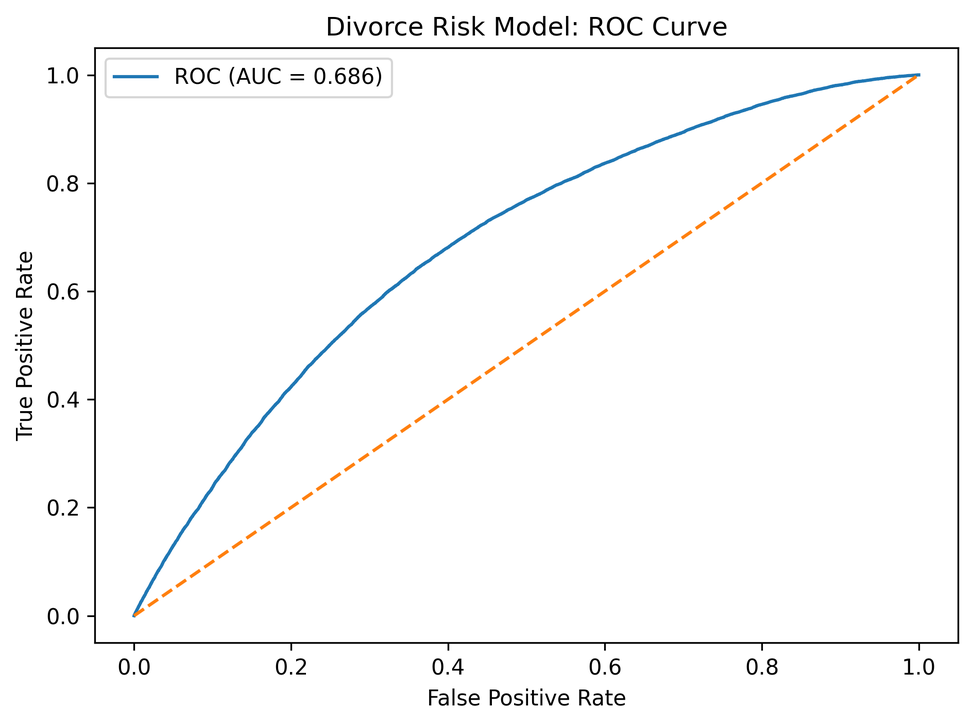
#> input picture visuals/logit_divorce_roc.png, 973 x 725 px, shrunk from 1889 x 1409 before the run; its folder holds 7 pictures in this run
$ python generate_report.py
#> lines starting #> are read from the running program, lines starting #| are printed output that depends on the picture
"""
generate_report.py

Assembles a 3-page PDF presentation from project visuals and findings.

Requires visuals/*.png files — run the analysis pipeline first:
    python eda_narrative.py
    python -m src.risk_model
    python -m src.payoff_model

Output: outputs/report.pdf
"""

import os
import matplotlib.pyplot as plt
import matplotlib.image as mpimg
from matplotlib.backends.backend_pdf import PdfPages

VISUALS_DIR = "visuals"
OUTPUT_DIR = "outputs"
GREEN = "#86BC25"
DARK = "#1A1A1A"
LIGHT = "#F7F7F7"
MID = "#CCCCCC"


def _img(filename):
#> called with filename = 'logit_divorce_roc.png'
    path = os.path.join(VISUALS_DIR, filename)
    return mpimg.imread(path) if os.path.exists(path) else None
#> returned value is the input picture: shape (725, 973, 4) float32; mean R, G, B, A 0.979, 0.979, 0.979, 1


def _place_image(fig, img, rect, placeholder_text="Run pipeline to generate"):
    ax = fig.add_axes(rect)
    ax.axis("off")
    if img is not None:
        ax.imshow(img)
    else:
        ax.set_facecolor(LIGHT)
        ax.text(0.5, 0.5, placeholder_text, ha="center", va="center",
                fontsize=9, color=MID, style="italic", transform=ax.transAxes)


def _header(fig, title, page_label):
    ax = fig.add_axes([0, 0.935, 1, 0.065])
    ax.set_facecolor(GREEN)
    ax.axis("off")
    ax.text(0.02, 0.5, title, color="white", fontsize=13, fontweight="bold",
            va="center", transform=ax.transAxes)
    ax.text(0.98, 0.5, f"Expected Value of Marriage Analysis  |  {page_label}",
            color="white", fontsize=8.5, va="center", ha="right",
            transform=ax.transAxes)


def _footer_box(fig, rows, rect):
    """Render a list of (label, body) bullet rows in a shaded box."""
    ax = fig.add_axes(rect)
    ax.set_facecolor(LIGHT)
    ax.axis("off")
    y = 0.90
    for label, body in rows:
        ax.text(0.015, y, f"\u2022 {label}:", fontsize=9, fontweight="bold",
                color=GREEN, va="top", transform=ax.transAxes)
        ax.text(0.17, y, body, fontsize=9, color=DARK, va="top",
                transform=ax.transAxes, wrap=True)
        y -= 0.22


# -----------------------------------------------------------------------
# Page 1 — Model Performance
# -----------------------------------------------------------------------

def _page_model_performance(pdf):
    fig = plt.figure(figsize=(13, 9), facecolor="white")
    _header(fig, "Model Performance", "1 / 3")

    _place_image(fig, _img("logit_divorce_roc.png"),         [0.03, 0.34, 0.44, 0.57])
    _place_image(fig, _img("logit_feature_importance.png"),  [0.52, 0.34, 0.45, 0.57])

    # Metrics table
    ax = fig.add_axes([0.03, 0.02, 0.94, 0.29])
    ax.set_facecolor(LIGHT)
    ax.axis("off")

    headers = ["Metric", "Value", "Interpretation"]
    rows = [
        ("ROC AUC",          "0.687",              "Acceptable discrimination (0.5 = random)"),
        ("Brier Score",      "0.093",              "Good probabilistic calibration"),
        ("5-Fold CV AUC",    "0.687 \u00b1 0.001", "Highly stable — no overfitting detected"),
        ("vs. Random Forest","< 0.01 AUC gap",     "Logistic retained: interpretable log-odds coefficients, better calibration"),
    ]

    col_x = [0.01, 0.18, 0.42]
    y = 0.88
    for j, h in enumerate(headers):
        ax.text(col_x[j], y, h, fontsize=9.5, fontweight="bold", color=GREEN,
                va="top", transform=ax.transAxes)
    ax.plot([0.01, 0.99], [0.72, 0.72], color=GREEN, linewidth=1,
            transform=ax.transAxes, clip_on=False)
    y = 0.65
    for label, value, interp in rows:
        ax.text(col_x[0], y, label,  fontsize=9,   color=DARK, va="top", transform=ax.transAxes)
        ax.text(col_x[1], y, value,  fontsize=9,   color=DARK, va="top", transform=ax.transAxes)
        ax.text(col_x[2], y, interp, fontsize=8.5, color=DARK, va="top", transform=ax.transAxes)
        y -= 0.19

    pdf.savefig(fig, bbox_inches="tight")
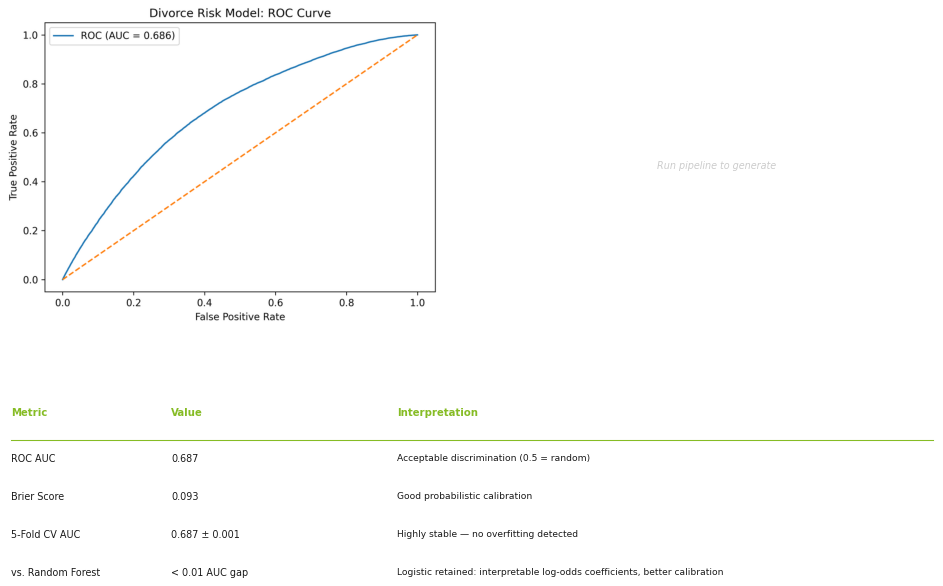
#> figure drawn by matplotlib, 2 panels
    plt.close(fig)


# -----------------------------------------------------------------------
# Page 2 — Key Findings
# -----------------------------------------------------------------------

def _page_key_findings(pdf):
    fig = plt.figure(figsize=(13, 9), facecolor="white")
    _header(fig, "Key Findings — Divorce Risk and Economic Effects", "2 / 3")

    _place_image(fig, _img("divorce_rate_by_education.png"), [0.03, 0.34, 0.44, 0.57])
#> call 3 of _img, with filename = 'divorce_rate_by_education.png'
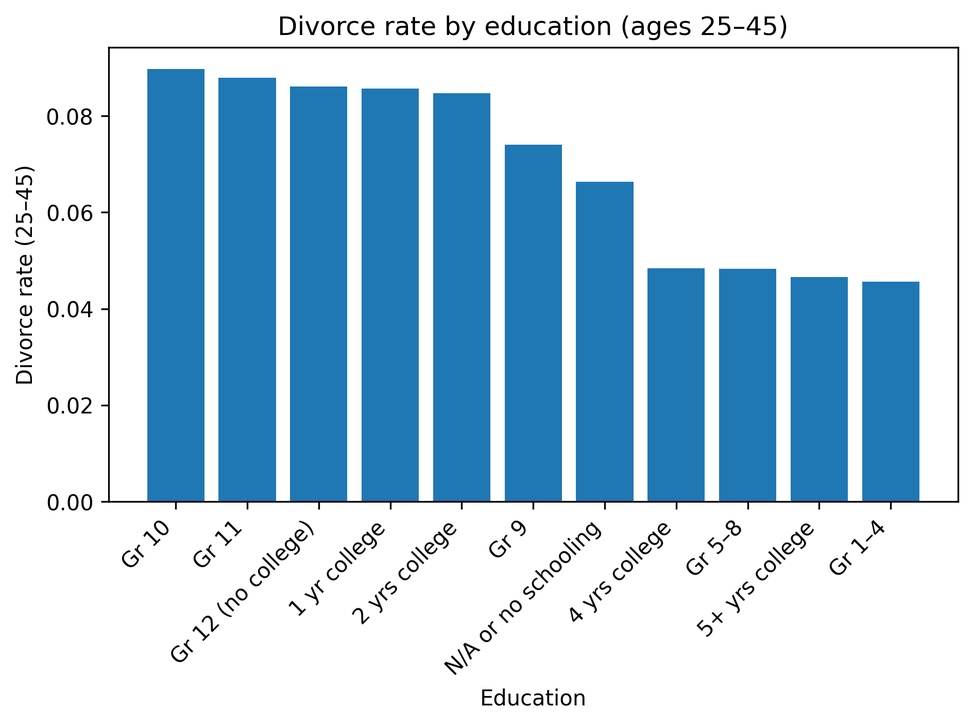
#> input picture visuals/divorce_rate_by_education.png, 973 x 725 px, shrunk from 1889 x 1408 before the run
#> in _img, returned value is the input picture: shape (725, 973, 4) float32; mean R, G, B, A 0.717, 0.82, 0.893, 1
    _place_image(fig, _img("divorce_rate_by_age_sex.png"),   [0.52, 0.34, 0.45, 0.57])
#> call 4 of _img, with filename = 'divorce_rate_by_age_sex.png'
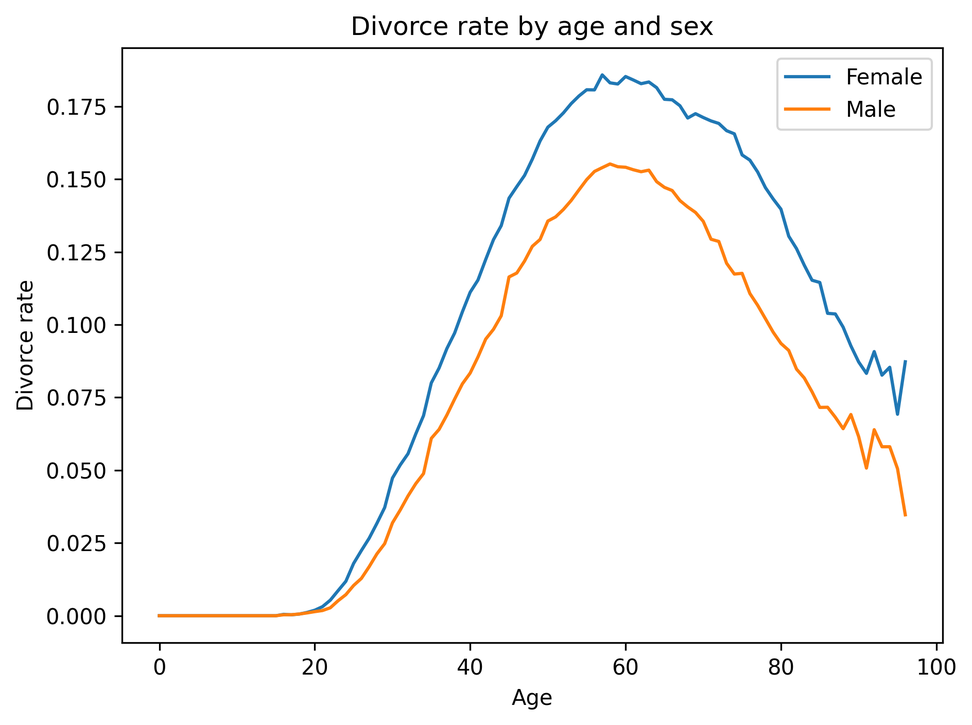
#> input picture visuals/divorce_rate_by_age_sex.png, 972 x 725 px, shrunk from 1888 x 1409 before the run
#> in _img, returned value is the input picture: shape (725, 972, 4) float32; mean R, G, B, A 0.978, 0.977, 0.976, 1

    _footer_box(fig, [
        ("Education",            "Strongest predictor. College-educated: 3\u20136% divorce rate. HS only: 6\u201312%."),
        ("Income effect",        "Married premium over never-married: +25\u201337% (regression-controlled). Divorced penalty vs. married: \u221211\u201324%."),
        ("Sex",                  "Women have slightly higher observed divorce rates at equivalent age and education."),
        ("Marriage cohort",      "Recent marriages show lower cross-sectional rates \u2014 duration artifact, not a declining-divorce-rate trend."),
    ], [0.03, 0.02, 0.94, 0.29])

    pdf.savefig(fig, bbox_inches="tight")
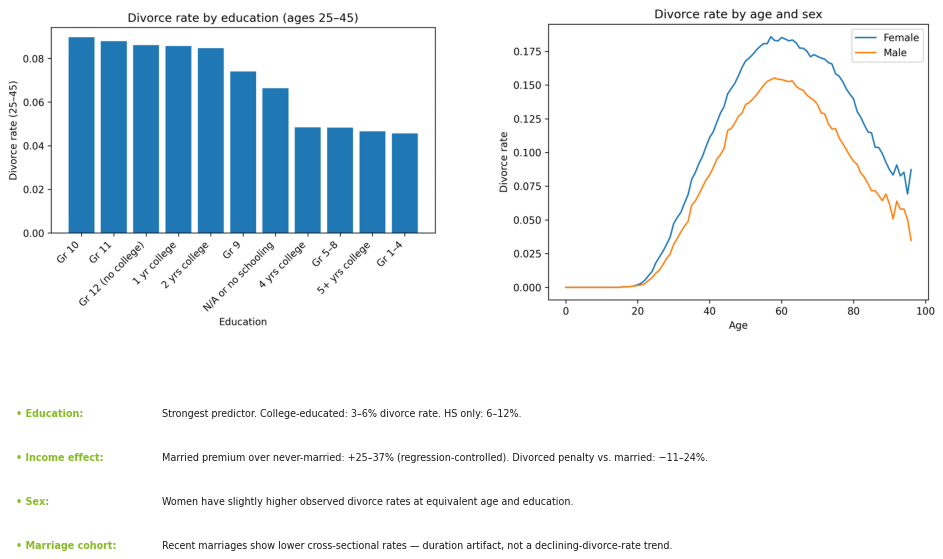
#> figure drawn by matplotlib, 2 panels
    plt.close(fig)


# -----------------------------------------------------------------------
# Page 3 — EV Analysis
# -----------------------------------------------------------------------

def _page_ev_analysis(pdf):
    fig = plt.figure(figsize=(13, 9), facecolor="white")
    _header(fig, "Expected Value Analysis", "3 / 3")

    sensitivity = _img("sensitivity_analysis.png")
    if sensitivity is None:
        sensitivity = _img("prob_divorced_given_yrmarr_sex.png")
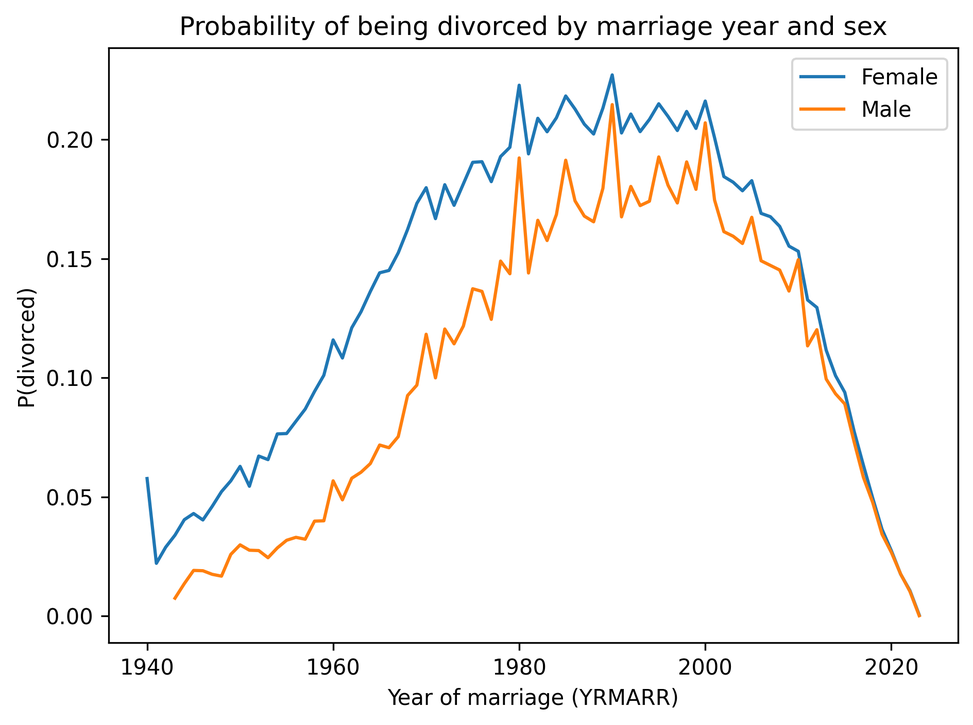
#> input picture visuals/prob_divorced_given_yrmarr_sex.png, 973 x 725 px, shrunk from 1889 x 1409 before the run
#> in _img, returned value is the input picture: shape (725, 973, 4) float32; mean R, G, B, A 0.972, 0.97, 0.967, 1
    _place_image(fig, sensitivity, [0.03, 0.34, 0.57, 0.57],
                 placeholder_text="Run: python -m src.payoff_model")

    # EV results panel
    ax = fig.add_axes([0.63, 0.34, 0.34, 0.57])
    ax.set_facecolor(LIGHT)
    ax.axis("off")
    ax.text(0.5, 0.95, "Sample EV Results", fontsize=11, fontweight="bold",
            ha="center", va="top", color=DARK, transform=ax.transAxes)
    ax.plot([0.02, 0.98], [0.82, 0.82], color=GREEN, linewidth=1,
            transform=ax.transAxes, clip_on=False)

    cols = [0.02, 0.60, 0.80]
    y = 0.76
    for h, c in zip(["Profile", "P(div)", "\u0394EV"], cols):
        ax.text(c, y, h, fontsize=8.5, fontweight="bold", color=GREEN,
                va="top", transform=ax.transAxes)
    y -= 0.12

    profiles = [
        ("Male, 32, college, $80K",      "~6%",  "+"),
        ("Female, 29, grad school, $120K","~5%",  "+"),
        ("Male, 25, HS only, $40K",       "~12%", "+"),
    ]
    for name, p, delta in profiles:
        ax.text(cols[0], y, name,  fontsize=8,   color=DARK,  va="top", transform=ax.transAxes)
        ax.text(cols[1], y, p,     fontsize=8,   color=DARK,  va="top", transform=ax.transAxes)
        ax.text(cols[2], y, delta, fontsize=9,   color=GREEN, va="top", fontweight="bold",
                transform=ax.transAxes)
        y -= 0.13

    ax.text(0.02, y - 0.04,
            "Break-even: marriage has positive\nEV until P(divorce) > ~57%.\nNo observed group approaches this.",
            fontsize=8.5, color=DARK, va="top", transform=ax.transAxes,
            linespacing=1.5)

    _footer_box(fig, [
        ("Sensitivity",  "Positive EV holds across horizons 5\u201330 yrs, discount rates 1\u20137%, divorce costs $0\u2013$50K."),
        ("Key caveat",   "Income effects may partly reflect selection. Full causal ID requires IV/DiD beyond cross-sectional ACS."),
        ("Recommended",  "Temporal validation (train earlier years, test later) and geographic disaggregation as next steps."),
    ], [0.03, 0.02, 0.94, 0.29])

    pdf.savefig(fig, bbox_inches="tight")
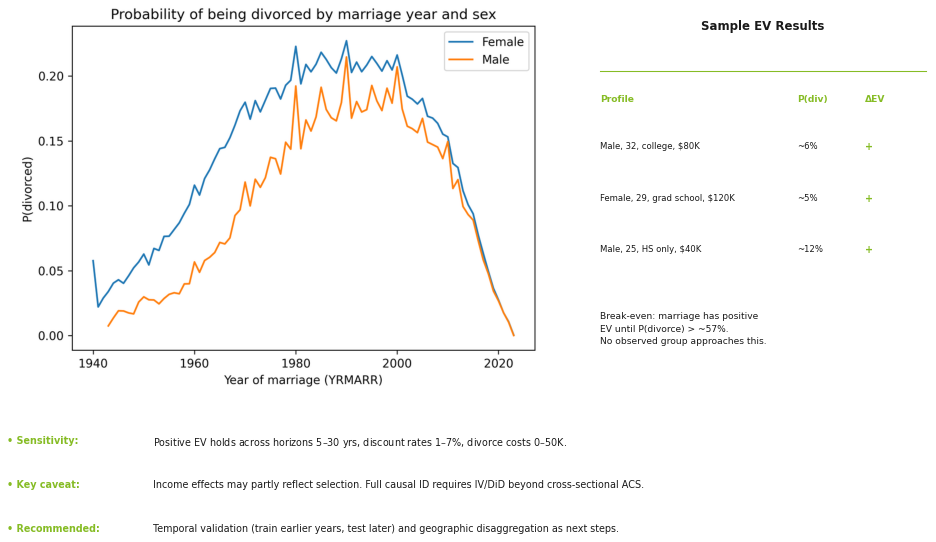
#> figure drawn by matplotlib, 2 panels
    plt.close(fig)


# -----------------------------------------------------------------------
# Entry point
# -----------------------------------------------------------------------

def main():
    os.makedirs(OUTPUT_DIR, exist_ok=True)
    out = os.path.join(OUTPUT_DIR, "report.pdf")

    with PdfPages(out) as pdf:
        d = pdf.infodict()
        d["Title"]   = "Expected Value of Marriage Analysis"
        d["Author"]  = "Jack Milligan"
        d["Subject"] = "Divorce risk modeling and EV analysis — IPUMS ACS"

        _page_model_performance(pdf)
        _page_key_findings(pdf)
        _page_ev_analysis(pdf)

    print(f"Report saved to {out}")


if __name__ == "__main__":
    main()
